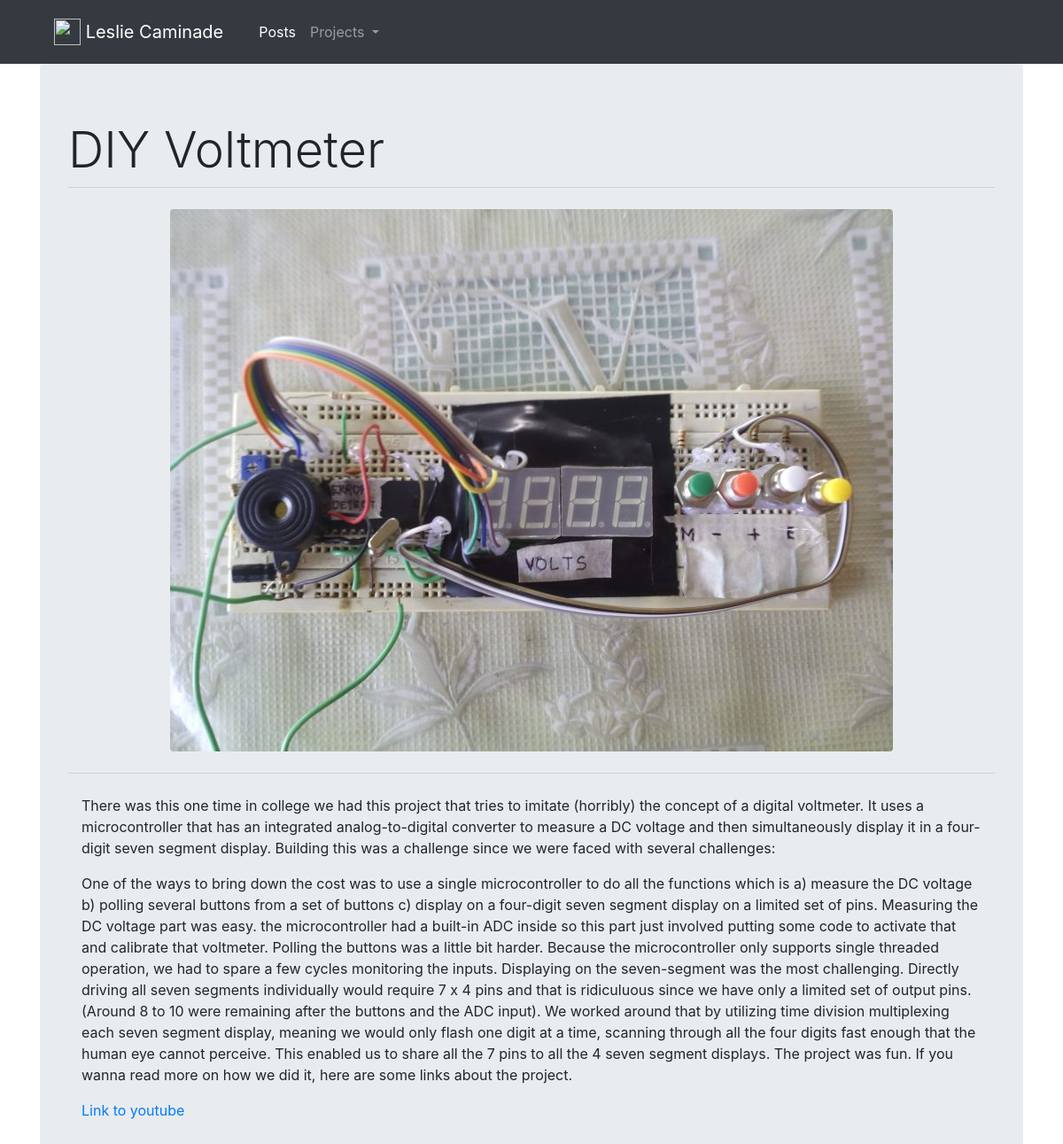
Page /post/9 on the committed database.
### main_app/models.py (models this page shows)
class Post(models.Model):
    author = models.ForeignKey('auth.User', on_delete = models.PROTECT, blank = True)
    title = models.CharField(max_length = 200, blank = True)
    thumbnail = models.ImageField(upload_to = 'thumbnail/', blank = True)
    content_1 = models.TextField(blank = True)
    inline_1 = models.ImageField(upload_to='inlines/', blank = True)
    content_2 = models.TextField(blank = True)
    inline_2 = models.ImageField(upload_to='inlines/', blank = True)
    content_3 = models.TextField(blank = True)
    inline_3 = models.ImageField(upload_to='inlines/', blank = True)
    content_4 = models.TextField(blank = True)
    inline_4 = models.ImageField(upload_to='inlines/', blank = True)
    content_5 = models.TextField(blank = True)
    inline_5 = models.ImageField(upload_to='inlines/', blank = True)
    published_date = models.DateTimeField(default = timezone.now)

### main_app/views.py (the view)
# urls.py: path('post/<pk>', views.post_detail, name = 'post_detail'),
def post_detail(request, pk):
    pages_list = Page.objects.order_by('title')
    post = Post.objects.get(pk=pk)
    context_dict = {
        'post':post,
        'pages_list':pages_list,
        }
    return render(request, 'main_app/post_detail.html', context_dict)

### templates/main_app/post_detail.html (shortened to what this page needs)
{% extends 'main_app/base.html' %}
{% block content %}
<h1 class = "display-4">{{post.title}}</h1>
<hr class="my-1">
{% if post.thumbnail %}
<div class="container">
  <img src="{{ post.thumbnail.url }}" class="img-fluid rounded mx-auto d-block m-4 " alt="thumbnail image">
</div>
{% endif %}
<hr class="my-4">
{% if post.content_1 %}
<div class="container">
  <p>{{post.content_1 | safe}}</p>
</div>
{% endif %}
{% if post.content_2 %}
<div class="container">
  <p>{{post.content_2 | safe}}</p>
</div>
{% endif %}
{% if post.content_3 %}
<div class="container">
  <p>{{post.content_3 | safe}}</p>
</div>
{% endif %}
{% endblock %}

### rows in the picture
Post: title "DIY Voltmeter", thumbnail (picture), content_1 "There was this one time in college we had this project that tries to imitate (horribly) the concept of a digital voltmeter. It uses a microcontroller that has an integrated analog-to-digital converter to measure a DC voltage and then simultaneously display it in a four-digit seven segment display. Building this was a challenge since we were faced with several challenges:", content_2 "One of the ways to bring down the cost was to use a single microcontroller to do all the functions which is a) measure the DC voltage b) polling several buttons from a set of buttons c) display on a four-digit seven segment display on a limited set of pins. Measuring the DC voltage part was easy. the microcontroller had a built-in ADC inside so this part just involved putting some code to activate that and calibrate that voltmeter. Polling the buttons was a little bit harder. Because the microcontroller only supports single threaded operation, we had to spare a few cycles monitoring the inputs. Displaying on the seven-segment was the most challenging. Directly driving all seven segments…", content_3 "Link to youtube"
